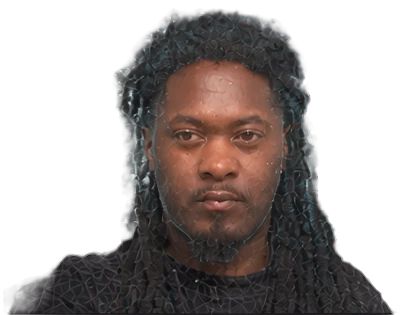
#> input picture capture/front.webp, 408 x 315 px, given in place of front-calibration.webp, which was not available
$ python reconstruct-cloud.py
#> lines starting #> are read from the running program, lines starting #| are printed output that depends on the picture; after the words box and inside, x2 and y2 are one past the last pixel; in counts of white or black regions, pixels touching at a corner belong together
"""Reconstruct the performer as a coloured optical point cloud from four registered mattes.

Run from the project directory with numpy, scipy, opencv-python and Pillow installed:
    python tools/reconstruct-cloud.py
To retrack the frontal image, additionally install MediaPipe and pass
--landmarker /path/to/face_landmarker.task. The source archive already includes
the recorded 468-landmark calibration, so a model download is normally unnecessary.

World axes are screen-right X, up Y and anterior Z. The 1210 x 864 hero matte at
source frame 72 defines XY. Frame-zero profile pixels advance rightward with Z;
overhead pixels advance downward with Z. The independent orthographic scales and
eye/nose/chin correspondences below register the crops rather than their borders.
The bundled 20 selected mattes in tools/optical-cloud-donors.zip add rotating
profile, rear and intermediate coverage. Their source was Blender screen recording.mp4.
Fourteen orthographic hull constraints, 468 facial landmarks and calibrated optical
stereo refine its outer shape. The rear locs use the recorded rear view. The opposite
side and the areas below the profile crop use mirrored detail and recorded fabric.

The output is standard little-endian PLY: float32 XYZ and sRGB8 RGB, no faces.
THREE.PLYLoader converts sRGB vertex colours to linear working colour automatically.
Use the loaded geometry with THREE.Points; head-on view is from positive Z.
The surface GLB has a wrapped, source-colour UV atlas and an unlit material preserving
the original capture illumination. Its glTF coordinates match the PLY. The smaller
inward-offset occluder GLB is intended for an invisible, depth-writing material before
drawing the points. It hides rear returns through gaps in the sparse front points.
"""

import argparse
import io
import json
import struct
import zipfile
from pathlib import Path

import cv2
import numpy as np
from PIL import Image
from scipy import ndimage, interpolate


ROOT = Path(__file__).resolve().parents[1]
MAIN_SCALE = 0.00256
MAIN_U = 537.0
MAIN_V = 440.0
SIDE_SCALE = 0.00595
SIDE_U = 203.5
TOP_X_SCALE = 0.00765
TOP_Z_SCALE = 0.00620
TOP_U = 207.0
TOP_V = 151.0
FRONT_SCALE = 0.00580
FRONT_U = 218.0
FRONT_EYE_V = 136.0
PROFILE_ROWS = np.array([15, 111, 180, 284, 352, 427, 524, 574, 650, 679, 862])
PROFILE_V = np.array([1.0, 43.0, 72.0, 115.5, 148.0, 177.0, 215.5, 238.0, 271.0, 285.0, 362.0])

# Weak-perspective camera rows fitted to 44 matching anatomical landmarks from
# the frontal calibration plate and each named video-frame matte. Row dot XYZ1
# gives that view's native pixel coordinates. Face-only residuals are ~2–10 px.
HERO_CAMERAS = {
    0: [[355.290, 12.640, -217.329, 585.046], [-1.754, -373.252, 0.675, 422.169]],
    48: [[379.467, 2.973, -72.822, 549.312], [-1.950, -385.991, 4.375, 432.583]],
    96: [[384.499, -5.605, 86.009, 522.781], [-3.857, -394.200, 1.956, 441.166]],
    144: [[328.837, -13.719, 230.882, 503.531], [1.903, -394.896, -19.758, 452.734]],
    192: [[236.016, -20.541, 334.946, 495.217], [9.337, -378.200, -9.267, 443.269]],
    240: [[155.205, -24.115, 377.364, 504.462], [1.750, -350.830, -15.011, 436.455]],
}
# Turntable yaw from the orthographic face fit, relative to its opening frame.
# Later profile/rear frames have no biometric face detection. Their phase is
# interpolated between the last reliable ear/cheek angle and the recorded rear.
TURN_YAW = {0: 0, 24: 7, 48: 17, 72: 25, 96: 34, 120: 43, 144: 52,
            168: 56, 192: 61, 216: 72, 240: 78, 264: 83, 288: 87}


def smoothstep(low, high, x):
    t = np.clip((x - low) / (high - low), 0.0, 1.0)
    return t * t * (3 - 2 * t)


# [7 lines left out: function sample, not called in this run]


class Matte:
    def __init__(self, path):
        rgba = np.array(Image.open(path).convert('RGBA'))
#> rgba is the input picture: shape (315, 408, 4); mean R, G, B, A 57.9, 50.8, 49.4, 121.9
        self.mask = rgba[..., 3] >= 130
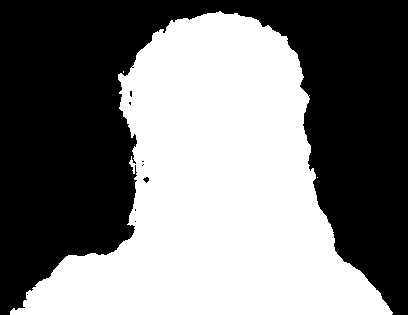
#> self.mask: shape (315, 408) bool; 47.9% white; 3 white regions (2 under 20 px), largest, box (x1, y1, x2, y2) and area: (10, 11, 393, 315) 61602
        # Extend only the nearest actual foreground colour into antialiased trim pixels.
        indices = ndimage.distance_transform_edt(~self.mask, return_distances=False, return_indices=True)
        self.rgb = rgba[indices[0], indices[1], :3]
        self.alpha = rgba[..., 3]
        self.original = np.ascontiguousarray(rgba[..., :3])
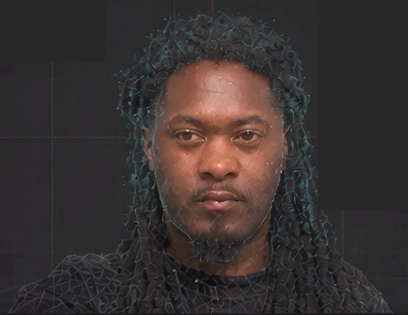
#> self.original: shape (315, 408, 3); mean R, G, B 57.9, 50.8, 49.4
        rows = np.flatnonzero(self.mask.any(axis=1))
#> rows = 304 values from 11 to 314
        limits = np.array([[np.flatnonzero(self.mask[y])[0], np.flatnonzero(self.mask[y])[-1]] for y in rows])
#> limits = 304 pairs, first value 10 to 219, second value 220 to 392
        axis = np.arange(self.mask.shape[0])
#> axis = 315 values from 0 to 314
        self.left = ndimage.gaussian_filter1d(np.interp(axis, rows, limits[:, 0]), 1.2)
#> self.left = 315 values, max 219 at index 0, min 10 at index 314, mean 119.2
        self.right = ndimage.gaussian_filter1d(np.interp(axis, rows, limits[:, 1]), 1.2)
#> self.right = 315 values, max 391.6 at index 313, min 220 at index 0, mean 314.4

    def span(self, y):
        rows = np.arange(len(self.left))
        return np.interp(y, rows, self.left), np.interp(y, rows, self.right)


class PhotoView:
    # [524 lines left out: functions __init__, project, mirror, capture_views, multiview_constraints, measured_landmarks and 12 more, not called in this run]


def main():
    parser = argparse.ArgumentParser(description=__doc__)
    parser.add_argument('--landmarker', type=Path, help='Optional MediaPipe recalibration model')
    parser.add_argument('--capture', type=Path, default=ROOT / 'public' / 'capture')
    parser.add_argument('--output', type=Path, default=ROOT / 'public' / 'subject' / 'optical-cloud.ply')
    parser.add_argument('--preview', type=Path)
    parser.add_argument('--ortho-views', type=Path, help='Prepared view-samples directory containing front-NNN.webp and side-NNN.webp')
    parser.add_argument('--hero-views', type=Path, help='Prepared finalframes directory containing original RGBA hero NNN.png')
    parser.add_argument('--donor-archive', type=Path, default=ROOT / 'tools' / 'optical-cloud-donors.zip',
                        help='Source-only selected optical mattes (used when a frame-cache path is omitted)')
    parser.add_argument('--atlas-width', type=int, default=3072, help='Cylindrical albedo texture width; 0 skips textured surface')
    parser.add_argument('--count', type=int, default=98304)
    args = parser.parse_args()
    cv2.setNumThreads(2)
    main_matte, front, side, top = [Matte(args.capture / (name + '.webp')) for name in ['front-calibration', 'front', 'side', 'top']]
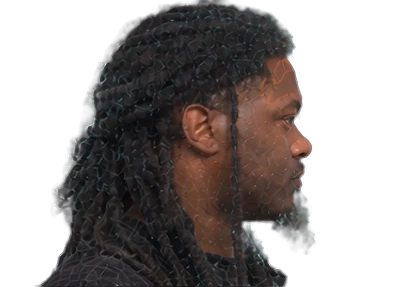
#> input picture capture/side.webp, 408 x 287 px, found by its file name
#> in __init__, rgba is the input picture: shape (287, 408, 4); mean R, G, B, A 50.3, 44.9, 44, 124.8
#> in __init__ (call 3), `self.mask = rgba[..., 3] >= 130`:
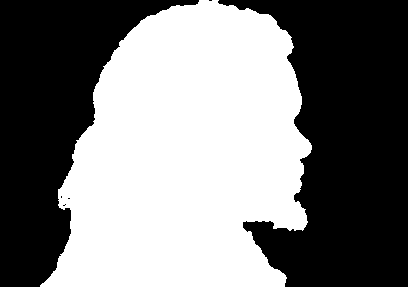
#> self.mask: shape (287, 408) bool; 48.9% white; 1 white region, box (x1, y1, x2, y2) and area: (40, 0, 312, 287) 57273
#> in __init__ (call 3), `self.rgb = rgba[indices[0], indices[1], :3]`:
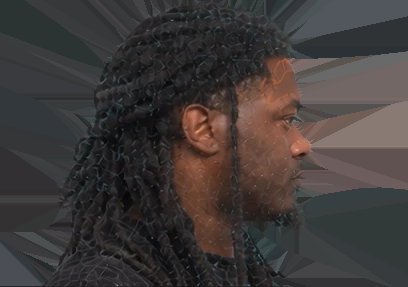
#> self.rgb: shape (287, 408, 3); mean R, G, B 63.6, 58.5, 57.3
#> in __init__ (call 3), `self.alpha = rgba[..., 3]`:
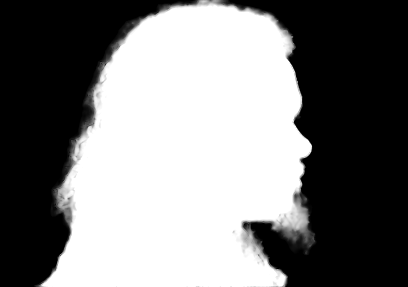
#> self.alpha: shape (287, 408); min 0, max 255, mean 124.8
#> in __init__ (call 3), `self.original = np.ascontiguousarray(rgba[..., :3])`:
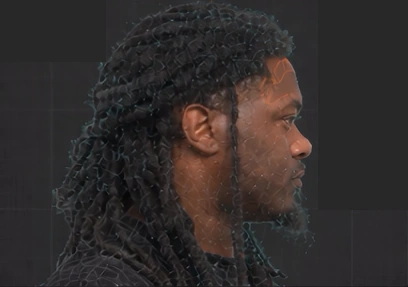
#> self.original: shape (287, 408, 3); mean R, G, B 50.3, 44.9, 44
#> in __init__ (call 3), `rows = np.flatnonzero(self.mask.any(axis=1))`: rows = 287 values from 0 to 286
#> in __init__ (call 3), `limits = np.array([[np.flatnonzero(self.mask[y])[0], np.flatnonzero(se..`: limits = 287 pairs, first value 40 to 199, second value 217 to 311
#> in __init__ (call 3), `self.left = ndimage.gaussian_filter1d(np.interp(axis, rows, limits[:, ..`: self.left = 287 values, max 198.9 at index 0, min 40.13 at index 286, mean 88.26
#> in __init__ (call 3), `self.right = ndimage.gaussian_filter1d(np.interp(axis, rows, limits[:,..`: self.right = 287 values, max 311 at index 147, min 217.5 at index 1, mean 288.1
    if args.landmarker is None and not args.donor_archive.is_file():
#> (the run stopped early here; a loop or call above may not have finished)
